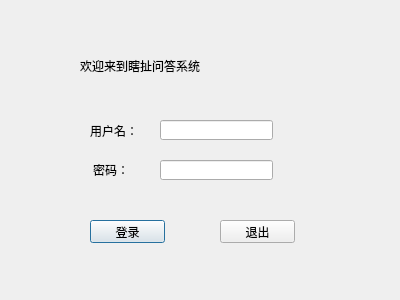
<?xml version="1.0" encoding="UTF-8"?>
<ui version="4.0">
 <class>Login</class>
 <widget class="QDialog" name="Login">
  <property name="geometry">
   <rect>
    <x>0</x>
    <y>0</y>
    <width>400</width>
    <height>300</height>
   </rect>
  </property>
  <property name="windowTitle">
   <string>Welcome</string>
  </property>
  <property name="styleSheet">
   <string notr="true"/>
  </property>
  <widget class="QLabel" name="idlabel">
   <property name="geometry">
    <rect>
     <x>90</x>
     <y>120</y>
     <width>71</width>
     <height>21</height>
    </rect>
   </property>
   <property name="text">
    <string>用户名：</string>
   </property>
  </widget>
  <widget class="QLabel" name="passlabel">
   <property name="geometry">
    <rect>
     <x>93</x>
     <y>160</y>
     <width>61</width>
     <height>20</height>
    </rect>
   </property>
   <property name="text">
    <string>密码：</string>
   </property>
  </widget>
  <widget class="QLineEdit" name="id">
   <property name="geometry">
    <rect>
     <x>160</x>
     <y>120</y>
     <width>113</width>
     <height>20</height>
    </rect>
   </property>
  </widget>
  <widget class="QLineEdit" name="password">
   <property name="geometry">
    <rect>
     <x>160</x>
     <y>160</y>
     <width>113</width>
     <height>20</height>
    </rect>
   </property>
  </widget>
  <widget class="QPushButton" name="loginButton">
   <property name="geometry">
    <rect>
     <x>90</x>
     <y>220</y>
     <width>75</width>
     <height>23</height>
    </rect>
   </property>
   <property name="text">
    <string>登录</string>
   </property>
  </widget>
  <widget class="QPushButton" name="exitButton">
   <property name="geometry">
    <rect>
     <x>220</x>
     <y>220</y>
     <width>75</width>
     <height>23</height>
    </rect>
   </property>
   <property name="text">
    <string>退出</string>
   </property>
  </widget>
  <widget class="QLabel" name="label">
   <property name="geometry">
    <rect>
     <x>80</x>
     <y>40</y>
     <width>261</width>
     <height>51</height>
    </rect>
   </property>
   <property name="styleSheet">
    <string notr="true">font: 16pt &quot;经典综艺体简&quot;;
</string>
   </property>
   <property name="text">
    <string>欢迎来到瞎扯问答系统</string>
   </property>
  </widget>
 </widget>
 <resources/>
 <connections>
  <connection>
   <sender>exitButton</sender>
   <signal>clicked()</signal>
   <receiver>Login</receiver>
   <slot>close()</slot>
   <hints>
    <hint type="sourcelabel">
     <x>247</x>
     <y>241</y>
    </hint>
    <hint type="destinationlabel">
     <x>199</x>
     <y>149</y>
    </hint>
   </hints>
  </connection>
 </connections>
</ui>
